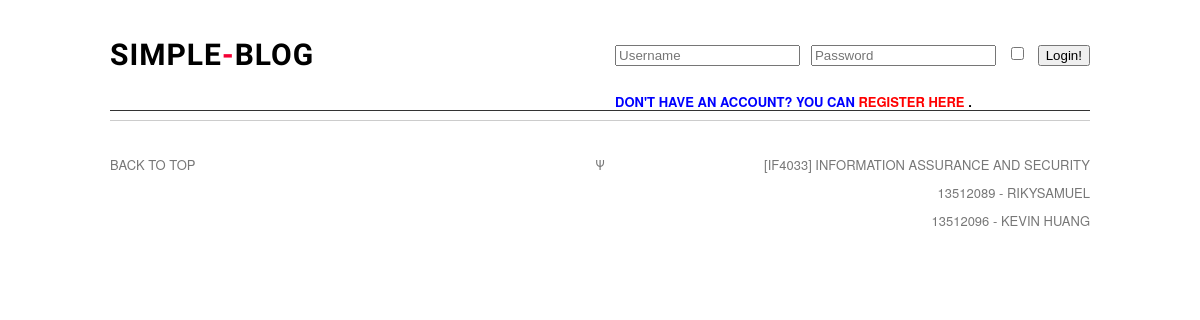
/, run on an earlier commit of the app's database.
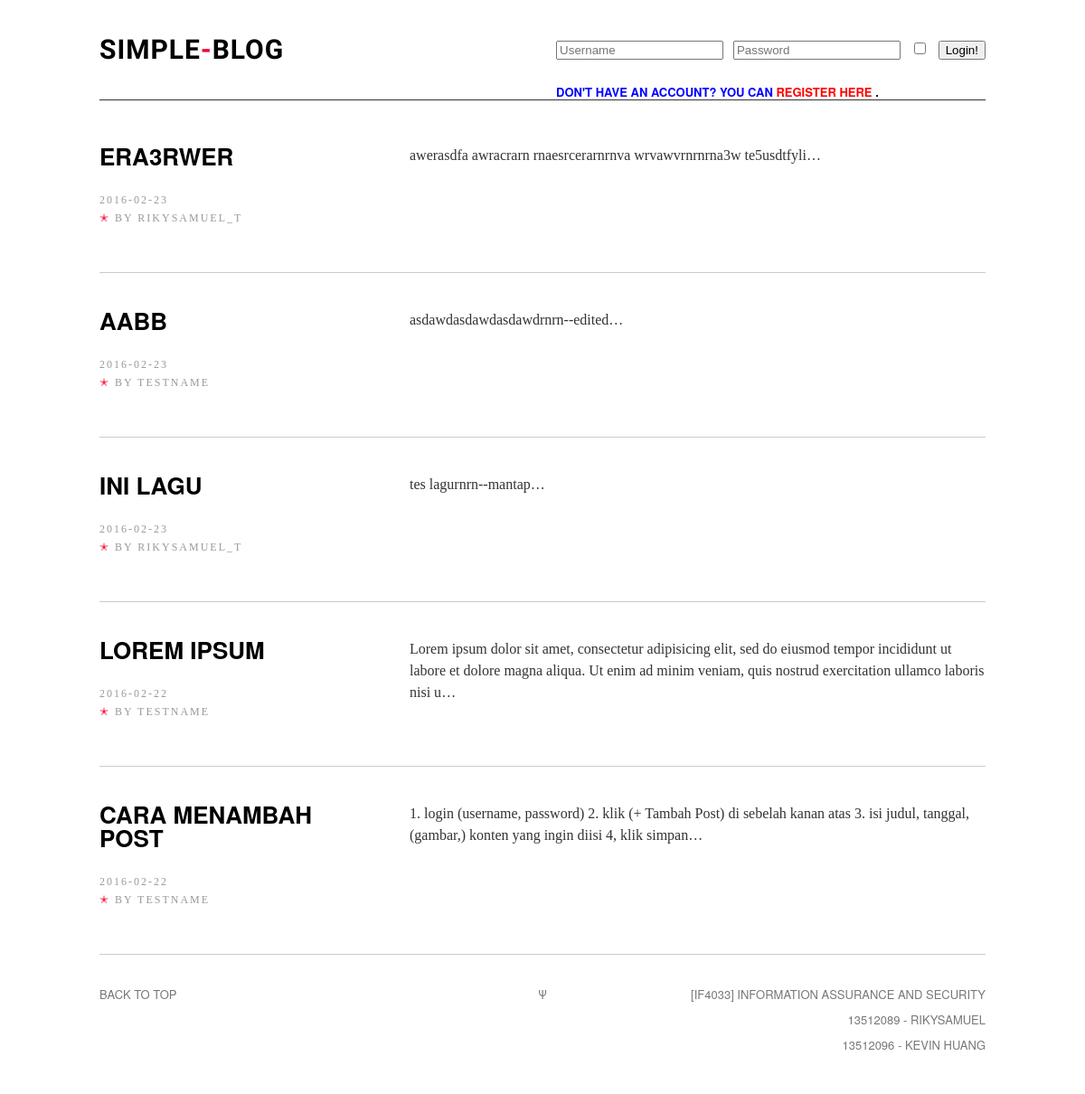
And on a later commit of the database.
### tables this page shows
CREATE TABLE IF NOT EXISTS `posting` (
  `ID` int(11) NOT NULL,
  `JUDUL` varchar(100) DEFAULT NULL,
  `TANGGAL` date DEFAULT NULL,
  `KONTEN` varchar(8000) DEFAULT NULL,
  `USERNAME` varchar(50) NOT NULL,
  `CREATED_BY` varchar(255) NOT NULL
);

CREATE TABLE IF NOT EXISTS `users` (
  `Name` varchar(255) NOT NULL,
  `Username` varchar(50) NOT NULL,
  `email` varchar(50) NOT NULL,
  `password` varchar(255) NOT NULL,
  `n` int(4) NOT NULL,
  `last_login` datetime NOT NULL
);

### index.php (the view, shortened to what this page needs)
<!DOCTYPE html>
<html>
<head>
<link rel="stylesheet" type="text/css" href="assets/css/screen.css" />
</head>
<?php
  if (isset($_SESSION["token"])) {
    echo '<body class="default"">';
  } else {
    echo '<body class="default" onload="return cookieLogin(\''.$_SESSION["csrf-token"].'\')">';
  }
?>
<div class="wrapper">
<nav class="nav">
    <a style="border:none;" id="logo" href="index.php"><h1>Simple<span>-</span>Blog</h1></a>
    <?php
      if (isset($_SESSION["token"])) {
        echo '<ul class="nav-primary" id="nav_id_login">
                  <li><a href=\'logout.php\' style="color:red;">'; echo $_SESSION["name"]; echo ' (logout)</a></li>&nbsp;';
            echo "|";
            echo '<li><a href="add_post.php">+ Tambah Post</a></li>
              </ul>';
      } else {
        echo '<ul class="nav-primary" id="nav_id_login">
                  <form method="post" id="login_index" onsubmit="return login()">
                      <li>
                          <input type="text" id="UsernameLogin" name="UsernameLogin" placeholder="Username"/>
                          &nbsp;
                          <input type="password" id="PasswordLogin" name="PasswordLogin" placeholder="Password"/>
                          &nbsp;
                           <input id="remember" type="checkbox">
                            &nbsp;
                          <input type="hidden" name="csrf-token" id="csrf-token" value="'.$_SESSION["csrf-token"].'"/>
                          <input type="submit" value="Login!" class="submit-button"/>
                      </li>
                      <p id="login_comment" style="margin-bottom: -11px;"><br/></p>
                      <li style="color:blue;margin-left:0px;">Don\'t have an account? You can <a href="register.php" style="color:red"> register here <a/>.
                      </li>
                  </form>
              </ul>';
      }
    ?>
</nav>
<div id="home">
    <div class="posts">
        <nav class="art-list">
          <ul class="art-list-body">
            <?php
                $link=mysqli_connect("localhost","root","","my_db");
                $result = mysqli_query($link,"SELECT * FROM `posting` JOIN users WHERE posting.USERNAME = users.Username ORDER BY Posting.ID DESC");
                while($row[] = mysqli_fetch_array($result));
                for($it=0;$it<sizeof($row)-1;$it++){
                  echo '<li class="art-list-item">';
                    echo '<div class="art-list-item-title-and-time">';
                      echo '<h2 class ="art-list-title"><a href="post.php?var='.$row[$it][0].'&tok='.$_SESSION['csrf-token'].'">'.$row[$it][1].'</a></h2>';
                      echo '<div class="art-list-time">'.$row[$it][2].'</div>';
                      echo '<div class="art-list-time"><span style="color:#F40034;">&#10029;</span> By '.$row[$it][7].'</div>';
                    echo '</div>';
                    echo '<p>'.substr($row[$it][3],0,200).'&hellip;</p>';
                  echo '</li>';
                }
            ?>
          </ul>
        </nav>
    </div>
</div>
<footer class="footer">
    <div class="back-to-top"><a href="">Back to top</a></div>
    <div class="psi">&Psi;</div>
    <aside class="offsite-links">
        [IF4033] Information Assurance and Security
        <br>
        <a class="twitter-link" href="#">13512089 - Rikysamuel</a>
        <br>
        <a class="twitter-link" href="#">13512096 - Kevin Huang</a>
    </aside>
</footer>
</div>
</body>
</html>

### assets/css/screen.css (style rules this page uses)
html, body, div, span, object, iframe, h1, h2, h3, h4, h5, h6, p, blockquote, pre, a, address, cite, code, em, img, small, strong, ol, ul, li, fieldset, form, label, legend, table, caption, tbody, tfoot, thead, tr, th, td, article, aside, canvas, embed, figure, figcaption, footer, header, hgroup, menu, nav, section, summary, time, audio, video { margin: 0; padding: 0; border: 0; font-size: 100%; font: inherit; vertical-align: baseline; }
article, aside, details, figcaption, figure, footer, header, hgroup, menu, time, nav, section { display: block; }
html, body, .wrapper { min-height: 100%; }
html, body { height: 100%; }
.wrapper { min-height: 100%; }
body { overflow-x: hidden; font: 17px/28px ff-meta-serif-web-pro, "Georgia", serif; color: #333; background: #fff; }
h1, h2, h3, h4, h5, h6 { font-family: "proxima-nova", "helvetica neue", "helvetica", sans-serif; font-weight: normal; text-transform: uppercase; font-weight: 700; color: #000; text-rendering: optimizeLegibility; }
h1 { font-size: 50px; padding-bottom: 30px; }
h2 { font-size: 45px; padding-bottom: 25px; }
p { margin: 0 0 28px 0; }
a { color: #F40034; text-decoration: none; -webkit-transition: color .2s ease-in-out; -moz-transition: color .2s ease-in-out; transition: color .2s ease-in-out; }
.wrapper { max-width: 1500px; margin: 0 auto; background: #fff; }
.nav, .art-header-inner, .footer, .art-list, .abt, .fourohfour { width: 980px; }
.nav, .art-body-inner, .footer, .art-list, .abt, .fourohfour { position: relative; margin: 0 auto; }
.nav { position: absolute; top: 0; left: 50%; height: 70px; padding-top: 40px; margin-left: -490px; border-bottom: 1px solid #333; z-index: 2; }
#logo { float: left; }
.nav-primary { float: right; }
.nav-primary li { display: inline-block; margin-left: 10px; font-weight: 500; }
#logo h1, .nav-primary li, .nav-primary li a { font-family: "proxima-nova", "helvetica neue", "helvetica", sans-serif; font-weight: 700; font-size: 13px; line-height: 30px; color: #000; text-transform: uppercase; }
#logo h1 { height: 30px; margin-left: 0px; letter-spacing: 1px; font-family: 'Questrial', sans-serif; font-size: 30px; }
#logo h1 span { color: #F40034 !important; }
.nav li:first-child { margin-left: 0; }
.art-list { padding: 120px 0 0; }
.art-list-body { position: relative; overflow: hidden; }
.art-list-item { padding: 40px 0; list-style: none; overflow: hidden; border-bottom: 1px solid #ccc; }
.art-list-item:last-child { border-bottom: none; }
.art-list-title { font-size: 26px; line-height: 26px; font-weight: 700; }
.art-list-item-title-and-time { float: left; width: 30%; margin-bottom: 10px; }
.art-list-time { font-size: 12px; line-height: 20px; letter-spacing: 2px; text-transform: uppercase; color: #999; }
.art-list-title a { color: #000; }
.art-list-item p { width: 65%; float: left; margin-left: 5%; margin-bottom: 0; font-size: 16px; line-height: 24px; }
.footer { padding: 30px 0 40px; overflow: hidden; border-top: 1px solid #ccc; }
.footer, .footer a { font-family: "proxima-nova", "helvetica neue", "helvetica", sans-serif; font-size: 13px; text-transform: uppercase; color: #777; }
.back-to-top, .footer-nav, .offsite-links { width: 45%; float: left; }
.psi { width:10%; float:left; text-align: center; }
.offsite-links { text-align: right; }
.nav:before, .art-body-inner:before, .footer:before, .art-list:before { content:""; display:table; }
.nav:after, .art-body-inner:after, .footer:after, .art-list:after { clear:both; }
.nav, .art-body-inner, .footer, .art-list { zoom:1; }
.art-list, .nav, .abt, .art-body { -webkit-animation: le-fade .5s 0s 1 ease-out; -moz-animation: le-fade .5s 0s 1 ease-out; }

What changed in the data, as far as the page shows it:
added posting: JUDUL "ERA3RWER", TANGGAL "2016-02-23", USERNAME.Name "RIKYSAMUEL_T", KONTEN "awerasdfa awracrarn rnaesrcerarnrnva wrvawvrnrnrna3w te5usdtfyli"
added posting: JUDUL "AABB", TANGGAL "2016-02-23", USERNAME.Name "TESTNAME", KONTEN "asdawdasdawdasdawdrnrn--edited"
added posting: JUDUL "INI LAGU", TANGGAL "2016-02-23", USERNAME.Name "RIKYSAMUEL_T", KONTEN "tes lagurnrn--mantap"
added posting: JUDUL "LOREM IPSUM", TANGGAL "2016-02-22", USERNAME.Name "TESTNAME", KONTEN "Lorem ipsum dolor sit amet, consectetur adipisicing elit, sed do eiusmod tempor incididunt ut labore et dolore magna aliqua. Ut enim ad minim veniam, quis nostrud exercitation ullamco laboris nisi u"
added posting: JUDUL "CARA MENAMBAH POST", TANGGAL "2016-02-22", USERNAME.Name "TESTNAME", KONTEN "1. login (username, password) 2. klik (+ Tambah Post) di sebelah kanan atas 3. isi judul, tanggal, (gambar,) konten yang ingin diisi 4, klik simpan"
